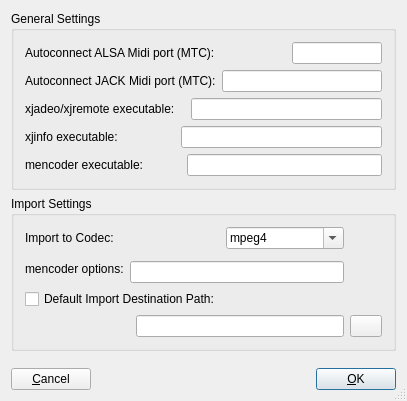
<?xml version="1.0" encoding="UTF-8"?>
<ui version="4.0">
 <class>PrefDialog</class>
 <widget class="QDialog" name="PrefDialog">
  <property name="geometry">
   <rect>
    <x>0</x>
    <y>0</y>
    <width>393</width>
    <height>401</height>
   </rect>
  </property>
  <property name="windowTitle">
   <string>Preferences</string>
  </property>
  <property name="sizeGripEnabled">
   <bool>true</bool>
  </property>
  <layout class="QVBoxLayout">
   <item>
    <widget class="QGroupBox" name="groupBox3">
     <property name="title">
      <string>General Settings</string>
     </property>
     <layout class="QVBoxLayout">
      <item>
       <layout class="QHBoxLayout">
        <item>
         <widget class="QLabel" name="textLabel1">
          <property name="text">
           <string>Autoconnect ALSA Midi port (MTC):</string>
          </property>
          <property name="wordWrap">
           <bool>false</bool>
          </property>
         </widget>
        </item>
        <item>
         <spacer name="spacer8">
          <property name="orientation">
           <enum>Qt::Horizontal</enum>
          </property>
          <property name="sizeType">
           <enum>QSizePolicy::Expanding</enum>
          </property>
          <property name="sizeHint" stdset="0">
           <size>
            <width>90</width>
            <height>20</height>
           </size>
          </property>
         </spacer>
        </item>
        <item>
         <widget class="QLineEdit" name="prefLineAlsaMidi">
          <property name="sizePolicy">
           <sizepolicy hsizetype="Fixed" vsizetype="Fixed">
            <horstretch>0</horstretch>
            <verstretch>0</verstretch>
           </sizepolicy>
          </property>
          <property name="minimumSize">
           <size>
            <width>60</width>
            <height>0</height>
           </size>
          </property>
          <property name="maxLength">
           <number>16</number>
          </property>
         </widget>
        </item>
       </layout>
      </item>
      <item>
       <layout class="QHBoxLayout">
        <item>
         <widget class="QLabel" name="textLabel3">
          <property name="text">
           <string>Autoconnect JACK Midi port (MTC):</string>
          </property>
          <property name="wordWrap">
           <bool>false</bool>
          </property>
         </widget>
        </item>
        <item>
         <spacer name="spacer9">
          <property name="orientation">
           <enum>Qt::Horizontal</enum>
          </property>
          <property name="sizeType">
           <enum>QSizePolicy::Expanding</enum>
          </property>
          <property name="sizeHint" stdset="0">
           <size>
            <width>0</width>
            <height>20</height>
           </size>
          </property>
         </spacer>
        </item>
        <item>
         <widget class="QLineEdit" name="prefLineJackMidi">
          <property name="sizePolicy">
           <sizepolicy hsizetype="Expanding" vsizetype="Fixed">
            <horstretch>1</horstretch>
            <verstretch>0</verstretch>
           </sizepolicy>
          </property>
          <property name="minimumSize">
           <size>
            <width>160</width>
            <height>0</height>
           </size>
          </property>
          <property name="maxLength">
           <number>64</number>
          </property>
         </widget>
        </item>
       </layout>
      </item>
      <item>
       <layout class="QHBoxLayout">
        <item>
         <widget class="QLabel" name="textLabel1_2">
          <property name="text">
           <string>xjadeo/xjremote executable:</string>
          </property>
          <property name="wordWrap">
           <bool>false</bool>
          </property>
         </widget>
        </item>
        <item>
         <spacer name="spacer16_2">
          <property name="orientation">
           <enum>Qt::Horizontal</enum>
          </property>
          <property name="sizeType">
           <enum>QSizePolicy::Expanding</enum>
          </property>
          <property name="sizeHint" stdset="0">
           <size>
            <width>10</width>
            <height>20</height>
           </size>
          </property>
         </spacer>
        </item>
        <item>
         <widget class="QLineEdit" name="prefLineXjadeo">
          <property name="sizePolicy">
           <sizepolicy hsizetype="Expanding" vsizetype="Fixed">
            <horstretch>1</horstretch>
            <verstretch>0</verstretch>
           </sizepolicy>
          </property>
          <property name="minimumSize">
           <size>
            <width>160</width>
            <height>0</height>
           </size>
          </property>
         </widget>
        </item>
       </layout>
      </item>
      <item>
       <layout class="QHBoxLayout">
        <item>
         <widget class="QLabel" name="textLabel1_3">
          <property name="text">
           <string>xjinfo executable:</string>
          </property>
          <property name="wordWrap">
           <bool>false</bool>
          </property>
         </widget>
        </item>
        <item>
         <spacer name="spacer37">
          <property name="orientation">
           <enum>Qt::Horizontal</enum>
          </property>
          <property name="sizeType">
           <enum>QSizePolicy::Expanding</enum>
          </property>
          <property name="sizeHint" stdset="0">
           <size>
            <width>57</width>
            <height>21</height>
           </size>
          </property>
         </spacer>
        </item>
        <item>
         <widget class="QLineEdit" name="prefLineXjinfo">
          <property name="sizePolicy">
           <sizepolicy hsizetype="Expanding" vsizetype="Fixed">
            <horstretch>1</horstretch>
            <verstretch>0</verstretch>
           </sizepolicy>
          </property>
          <property name="minimumSize">
           <size>
            <width>160</width>
            <height>0</height>
           </size>
          </property>
         </widget>
        </item>
       </layout>
      </item>
      <item>
       <layout class="QHBoxLayout">
        <item>
         <widget class="QLabel" name="textLabel2_2">
          <property name="text">
           <string>mencoder executable:</string>
          </property>
          <property name="wordWrap">
           <bool>false</bool>
          </property>
         </widget>
        </item>
        <item>
         <spacer name="spacer17">
          <property name="orientation">
           <enum>Qt::Horizontal</enum>
          </property>
          <property name="sizeType">
           <enum>QSizePolicy::Expanding</enum>
          </property>
          <property name="sizeHint" stdset="0">
           <size>
            <width>38</width>
            <height>21</height>
           </size>
          </property>
         </spacer>
        </item>
        <item>
         <widget class="QLineEdit" name="prefLineMencoder">
          <property name="sizePolicy">
           <sizepolicy hsizetype="Expanding" vsizetype="Fixed">
            <horstretch>1</horstretch>
            <verstretch>0</verstretch>
           </sizepolicy>
          </property>
          <property name="minimumSize">
           <size>
            <width>160</width>
            <height>0</height>
           </size>
          </property>
         </widget>
        </item>
       </layout>
      </item>
     </layout>
    </widget>
   </item>
   <item>
    <widget class="QGroupBox" name="groupBox1">
     <property name="title">
      <string>Import Settings</string>
     </property>
     <layout class="QGridLayout">
      <item row="0" column="0" colspan="2">
       <widget class="QLabel" name="textLabel2">
        <property name="text">
         <string>Import to Codec:</string>
        </property>
        <property name="wordWrap">
         <bool>false</bool>
        </property>
       </widget>
      </item>
      <item row="0" column="4" rowspan="2">
       <spacer name="spacer16">
        <property name="orientation">
         <enum>Qt::Horizontal</enum>
        </property>
        <property name="sizeType">
         <enum>QSizePolicy::Fixed</enum>
        </property>
        <property name="sizeHint" stdset="0">
         <size>
          <width>32</width>
          <height>8</height>
         </size>
        </property>
       </spacer>
      </item>
      <item row="0" column="2">
       <spacer name="spacer5">
        <property name="orientation">
         <enum>Qt::Horizontal</enum>
        </property>
        <property name="sizeType">
         <enum>QSizePolicy::Expanding</enum>
        </property>
        <property name="sizeHint" stdset="0">
         <size>
          <width>21</width>
          <height>8</height>
         </size>
        </property>
       </spacer>
      </item>
      <item row="0" column="3">
       <widget class="QComboBox" name="codecComboBox">
        <property name="editable">
         <bool>true</bool>
        </property>
        <item>
         <property name="text">
          <string>mpeg4</string>
         </property>
        </item>
        <item>
         <property name="text">
          <string>mjpeg</string>
         </property>
        </item>
        <item>
         <property name="text">
          <string>msmpeg4</string>
         </property>
        </item>
        <item>
         <property name="text">
          <string>mpeg1video</string>
         </property>
        </item>
        <item>
         <property name="text">
          <string>mpeg2video</string>
         </property>
        </item>
       </widget>
      </item>
      <item row="1" column="0" rowspan="2">
       <widget class="QLabel" name="textLabel1_4">
        <property name="text">
         <string>mencoder options:</string>
        </property>
        <property name="alignment">
         <set>Qt::AlignVCenter</set>
        </property>
        <property name="wordWrap">
         <bool>false</bool>
        </property>
       </widget>
      </item>
      <item row="2" column="1" colspan="3">
       <widget class="QLineEdit" name="prefLineMcOptions"/>
      </item>
      <item row="2" column="4">
       <spacer name="spacer16_3">
        <property name="orientation">
         <enum>Qt::Horizontal</enum>
        </property>
        <property name="sizeType">
         <enum>QSizePolicy::Fixed</enum>
        </property>
        <property name="sizeHint" stdset="0">
         <size>
          <width>32</width>
          <height>8</height>
         </size>
        </property>
       </spacer>
      </item>
      <item row="3" column="3" colspan="2">
       <spacer name="spacer6">
        <property name="orientation">
         <enum>Qt::Horizontal</enum>
        </property>
        <property name="sizeType">
         <enum>QSizePolicy::Expanding</enum>
        </property>
        <property name="sizeHint" stdset="0">
         <size>
          <width>270</width>
          <height>9</height>
         </size>
        </property>
       </spacer>
      </item>
      <item row="3" column="0" colspan="3">
       <widget class="QCheckBox" name="prefDirCheckBox">
        <property name="text">
         <string>Default Import Destination Path:</string>
        </property>
       </widget>
      </item>
      <item row="4" column="4">
       <widget class="QPushButton" name="selDestPushButton">
        <property name="sizePolicy">
         <sizepolicy hsizetype="Fixed" vsizetype="Fixed">
          <horstretch>0</horstretch>
          <verstretch>0</verstretch>
         </sizepolicy>
        </property>
        <property name="maximumSize">
         <size>
          <width>32</width>
          <height>32</height>
         </size>
        </property>
        <property name="icon">
         <iconset resource="qjadeo.qrc">
          <normaloff>:/images/fileopen.png</normaloff>:/images/fileopen.png</iconset>
        </property>
       </widget>
      </item>
      <item row="4" column="2" colspan="2">
       <widget class="QLineEdit" name="destDirLineEdit"/>
      </item>
      <item row="4" column="0" colspan="2">
       <spacer name="spacer7">
        <property name="orientation">
         <enum>Qt::Horizontal</enum>
        </property>
        <property name="sizeType">
         <enum>QSizePolicy::Expanding</enum>
        </property>
        <property name="sizeHint" stdset="0">
         <size>
          <width>41</width>
          <height>14</height>
         </size>
        </property>
       </spacer>
      </item>
     </layout>
    </widget>
   </item>
   <item>
    <spacer name="spacer12">
     <property name="orientation">
      <enum>Qt::Vertical</enum>
     </property>
     <property name="sizeType">
      <enum>QSizePolicy::Expanding</enum>
     </property>
     <property name="sizeHint" stdset="0">
      <size>
       <width>20</width>
       <height>40</height>
      </size>
     </property>
    </spacer>
   </item>
   <item>
    <layout class="QHBoxLayout">
     <item>
      <widget class="QPushButton" name="buttonCancel">
       <property name="text">
        <string>&amp;Cancel</string>
       </property>
       <property name="shortcut">
        <string/>
       </property>
       <property name="autoDefault">
        <bool>true</bool>
       </property>
      </widget>
     </item>
     <item>
      <spacer name="Horizontal Spacing2">
       <property name="orientation">
        <enum>Qt::Horizontal</enum>
       </property>
       <property name="sizeType">
        <enum>QSizePolicy::Expanding</enum>
       </property>
       <property name="sizeHint" stdset="0">
        <size>
         <width>164</width>
         <height>20</height>
        </size>
       </property>
      </spacer>
     </item>
     <item>
      <widget class="QPushButton" name="buttonOk">
       <property name="text">
        <string>&amp;OK</string>
       </property>
       <property name="shortcut">
        <string/>
       </property>
       <property name="autoDefault">
        <bool>true</bool>
       </property>
       <property name="default">
        <bool>true</bool>
       </property>
      </widget>
     </item>
    </layout>
   </item>
  </layout>
 </widget>
 <layoutdefault spacing="6" margin="11"/>
 <pixmapfunction>qPixmapFromMimeSource</pixmapfunction>
 <resources>
  <include location="qjadeo.qrc"/>
 </resources>
 <connections>
  <connection>
   <sender>buttonCancel</sender>
   <signal>clicked()</signal>
   <receiver>PrefDialog</receiver>
   <slot>reject()</slot>
   <hints>
    <hint type="sourcelabel">
     <x>20</x>
     <y>20</y>
    </hint>
    <hint type="destinationlabel">
     <x>20</x>
     <y>20</y>
    </hint>
   </hints>
  </connection>
  <connection>
   <sender>buttonOk</sender>
   <signal>clicked()</signal>
   <receiver>PrefDialog</receiver>
   <slot>accept()</slot>
   <hints>
    <hint type="sourcelabel">
     <x>20</x>
     <y>20</y>
    </hint>
    <hint type="destinationlabel">
     <x>20</x>
     <y>20</y>
    </hint>
   </hints>
  </connection>
  <connection>
   <sender>selDestPushButton</sender>
   <signal>clicked()</signal>
   <receiver>PrefDialog</receiver>
   <slot>selPrefsDest()</slot>
   <hints>
    <hint type="sourcelabel">
     <x>20</x>
     <y>20</y>
    </hint>
    <hint type="destinationlabel">
     <x>20</x>
     <y>20</y>
    </hint>
   </hints>
  </connection>
  <connection>
   <sender>prefDirCheckBox</sender>
   <signal>toggled(bool)</signal>
   <receiver>PrefDialog</receiver>
   <slot>prefDirEnable(bool)</slot>
   <hints>
    <hint type="sourcelabel">
     <x>20</x>
     <y>20</y>
    </hint>
    <hint type="destinationlabel">
     <x>20</x>
     <y>20</y>
    </hint>
   </hints>
  </connection>
 </connections>
</ui>
